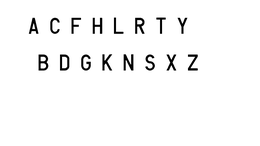
%> input picture Practicas/Trabajo_SegmentacionReconocimientoCaracteresMatriculas/Material_Imagenes_Plantillas/00_Plantillas/PlantillasLetras.bmp, 260 x 146 px, shrunk from 1152 x 648 before the run
$ octave --eval "Funcion_Reconoce_Matricula('Material_Imagenes_Plantillas/00_Plantillas/PlantillasLetras.bmp');"   (GNU Octave 9; MATLAB toolbox functions it lacks are replaced by stand-ins)
%> lines starting %> are read from the running program, lines starting %| are printed output that depends on the picture; in (x1, y1, x2, y2) boxes, pixels count from 0 and x2, y2 are one past the last pixel; in counts of white or black regions, pixels touching at a corner belong together; the program's own positions count from 1
### Practicas/Trabajo_SegmentacionReconocimientoCaracteresMatriculas/segmentacionDeCaracteres.m
function caracteres = segmentacionDeCaracteres(imagen)
    % Ya que existe ruido o suciedad presente cerca de los caracteres
    % se utiliza el filtro de la mediana para intentar reducirlo.
    %
    % Al manifestarse el ruido en pequeñas agrupaciones de pixeles, un buen
    % candidato indicado es el filtro de la mediana, ya que es efectivo al
    % eliminar el ruido de sal y pimienta, que aparece como pixeles blancos
    % o negros dispersos en la imagen.
    %
    % Se utiliza una mascara de 9x9 ya que al ser más grande elimina mejor
    % el ruido de sal y pimienta
    dimensionMascara = 9;
    imagenSuavizada = medfilt2(imagen, [dimensionMascara dimensionMascara]);

    % [10 lines of commented-out code are left out]
    imagenBinarizada = binarizarUmbralLocal(imagenSuavizada);

    % [10 lines of commented-out code are left out]
    etiquetas = bwlabel(imagenBinarizada);

    % Obtención de las bounding boxes de las regiones de interés
    % etiquetadas
    propiedades = regionprops(etiquetas, 'BoundingBox', 'Area');

    % Definir el rango de áreas deseadas. Las pruebas han demostrado que en
    % este rango se encuentran los caractéres de la matrícula.
    areaMinima = 4000;
    areaMaxima = 11500;

    % Filtrar las propiedades para obtener solo las regiones con un
    % área en el rango especificado
    propiedadesFiltradas = propiedades([propiedades.Area] > areaMinima ...
        & [propiedades.Area] < areaMaxima);

    % Inicializar caracteres
    caracteres = cell(length(propiedadesFiltradas));

    % Obtener las bounding boxes
    for i = 1:length(propiedadesFiltradas)

        boundingBox = propiedadesFiltradas(i).BoundingBox;

        % Recortar la región de interés de la imagen original
        regionInteres = imcrop(imagenBinarizada, boundingBox);

        % Añadimos la region de interes al vector de regiones de interes
        caracteres{i} = regionInteres;

    end

    % [13 lines of commented-out code are left out]
end

### Practicas/Trabajo_SegmentacionReconocimientoCaracteresMatriculas/binarizarUmbralLocal.m
function imagenBinarizadaUmbralLocal = binarizarUmbralLocal(imagen)

    % Tamaño de la ventana. Un tamaño de ventana más grande conlleva una
    % resolución espacial más alta, lo que significa que se pueden capturar
    % mejor las características locales de la imagen.
    %
    % Con un tamaño más grande se reduce la sensibilidad al ruido. A pesar
    % de estar la imagen de entrada previamente filtrada, es buena práctica
    % que el valor sea elevado, ya que al considerarse más pixeles, se
    % reduce el efecto del ruido en la umbralización.
    %
    % Por último una ventana de mayor dimensión captura mejor los detalles
    % y los bordes de los objetos en la imagen.
    dimensionesVentana = 80;

    % Inicializar la imagen binarizada
    [filas, columnas] = size(imagen);
    imagenBinarizadaUmbralLocal = zeros(filas, columnas);

    for i = 1:filas
        for j = 1:columnas
            % Definir límites de la ventana, para no salir de los límites
            % de la imagen se coge el maximo entre 1 y el valor en el caso
            % de las filas y el minimo entre el maximo de columnas y el
            % valor calculado, etc.
            filaInicio = max(1, i - floor(dimensionesVentana/2));
            filaFin = min(filas, i + floor(dimensionesVentana/2));
            columnaInicio = max(1, j - floor(dimensionesVentana/2));
            columnaFin = min(columnas, j + floor(dimensionesVentana/2));

            % Calcular umbral local
            ventana = double(imagen(filaInicio:filaFin, columnaInicio:columnaFin));
            umbralLocal = mean(ventana(:)); % Por ejemplo, el umbral se puede calcular como el promedio de los valores de la ventana

            % Binarizar la región utilizando el umbral local. Se resaltan
            % los objetos con color blanco, coloreando el fondo negro
            if imagen(i, j) >= umbralLocal
                imagenBinarizadaUmbralLocal(i, j) = 0;
            else
                imagenBinarizadaUmbralLocal(i, j) = 255;
            end
        end
    end
end

### Practicas/Trabajo_SegmentacionReconocimientoCaracteresMatriculas/reconocimientoDeCaracteres.m
function cadenaMatricula = reconocimientoDeCaracteres(caracteresImagen)

    % Definimos los caracteres a reconocer
    caracteres = "0123456789ABCDFGHKLNRSTXYZ";

    % Cargamos las plantillas
    load("Material_Imagenes_Plantillas\00_Plantillas\Plantillas.mat");

    % Inicializamos cadena de matricula
    cadenaMatricula = "";

    % Iterar sobre los caracteres de la imagen
    for indiceCaracterImagen = 1:length(caracteresImagen)
        %figure;
        %imshow(caracteresImagen{indiceCaracterImagen});

        caracterImagen = caracteresImagen{indiceCaracterImagen};

        % Se inicializa la matriz de correlaciones, 26 filas (1 por cada
        % caracter), 7 columnas (1 por angulo)
        correlacionesCaracter = zeros(26, 7);

        % Se itera sobre los caracteres para obtener las plantillas
        for i = 1:strlength(caracteres)
            for j = 1:7 % Ángulos de cada plantilla

                % Construimos nombre de la plantilla
                if i < 10
                    nombrePlantilla = "Objeto0" + i + "Angulo0" + j;
                else
                    nombrePlantilla = "Objeto" + i + "Angulo0" + j;
                end

                %disp("Nombre Plantilla: " + nombrePlantilla);

                % Obtenemos valor de la plantilla
                plantilla = eval(nombrePlantilla);

                % Redimensionamos el caracter en imagen al tamaño de la
                % plantilla
                caracterRedimensionado = imresize(caracterImagen, size(plantilla));

                %figure;
                %imshow(caracterRedimensionado);
                %imshow(plantilla);

                % Se calcula el valor de correlacion
                valorCorrelacion = Funcion_CorrelacionEntreMatrices(caracterRedimensionado, plantilla);

                % Se asigna el valor de correlacion en la posición
                % correspondiente
                correlacionesCaracter(i,j) = valorCorrelacion;
            end
        end

        [maximoValorCorrelacion, indice] = max(correlacionesCaracter, [], "all");

        [objeto angulo] = ind2sub(size(correlacionesCaracter), indice);

        caracterChar = caracteres.char();

        caracterReconocido = caracterChar(objeto);

        cadenaMatricula = cadenaMatricula + caracterReconocido;
    end
end

### Practicas/Trabajo_SegmentacionReconocimientoCaracteresMatriculas/Funcion_Reconoce_Matricula.m
function Funcion_Reconoce_Matricula(RutaImagen)

    % Leer la imagen
    imagen = imread(RutaImagen);
%> imagen is the input picture: size 146x260 uint8; min 0, max 255, mean 247.4

    % Nos quedamos con la componente azul de la imagen, ya que es en
    % la que mejor se diferencian los caracteres
    imagenR = imagen(:, :, 1);

    % Obtenemos los caracteres producto de la segmentación
    caracteres = segmentacionDeCaracteres(imagenR);
%> in segmentacionDeCaracteres, `imagenSuavizada = medfilt2(imagen, [dimensionMascara dimensionMascara]);`:
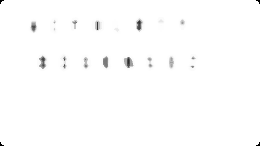
%> imagenSuavizada: size 146x260 uint8; min 0, max 255, mean 253.2
%> after the loop in binarizarUmbralLocal, `for i = 1:filas`:
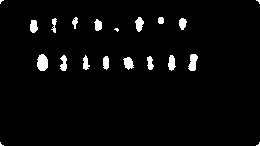
%> imagenBinarizadaUmbralLocal: size 146x260 double; 3.2% white; 20 white regions (5 under 20 px)
%> in segmentacionDeCaracteres, `etiquetas = bwlabel(imagenBinarizada);`:
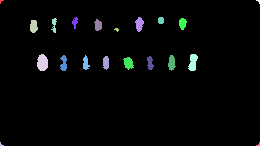
%> etiquetas: size 146x260 double; 21 distinct labels, from 0 to 20; one colour per label, 0 black
%> in segmentacionDeCaracteres, `propiedades = regionprops(etiquetas, 'BoundingBox', 'Area');`: propiedades = 20 regions; largest, box (x1, y1, x2, y2) and Area: (37, 54, 48, 71) 151, (188, 54, 198, 71) 116, (123, 57, 134, 70) 94, (135, 17, 144, 32) 88, (168, 55, 176, 71) 88
%> in segmentacionDeCaracteres, `propiedadesFiltradas = propiedades([propiedades.Area] > areaMinima & [..`: propiedadesFiltradas = 0 regions
%> in segmentacionDeCaracteres, `caracteres = cell(length(propiedadesFiltradas));`: caracteres = {}
%> caracteres = {}
%> the run ends on the next line

    % Se reconocen los caracteres que forman parte de la matricula
    cadenaMatricula = reconocimientoDeCaracteres(caracteres);

    %disp("Cadena Matricula: " + cadenaMatricula);

    figure;
    imshow(imagen);
    title(cadenaMatricula);
end

$ run again, on Practicas/Trabajo_SegmentacionReconocimientoCaracteresMatriculas/Material_Imagenes_Plantillas/00_Plantillas/PlantillasNumeros.bmp
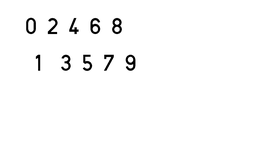
%> input picture Practicas/Trabajo_SegmentacionReconocimientoCaracteresMatriculas/Material_Imagenes_Plantillas/00_Plantillas/PlantillasNumeros.bmp, 260 x 146 px, shrunk from 1152 x 648 before the run
%> in Funcion_Reconoce_Matricula, imagen is the input picture: size 146x260 uint8; min 0, max 255, mean 250.4
%> after the loop in binarizarUmbralLocal, `for i = 1:filas`:
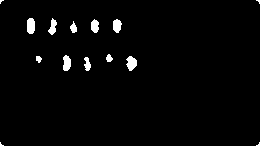
%> imagenBinarizadaUmbralLocal: size 146x260 double; 2.2% white; 14 white regions (4 under 20 px)
%> in segmentacionDeCaracteres, `etiquetas = bwlabel(imagenBinarizada);`:
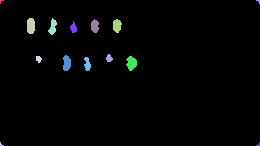
%> etiquetas: size 146x260 double; 15 distinct labels, from 0 to 14; one colour per label, 0 black
%> propiedades = 14 regions; largest, box (x1, y1, x2, y2) and Area: (27, 18, 35, 34) 114, (126, 56, 137, 71) 114, (63, 55, 71, 71) 103, (113, 19, 122, 33) 95, (91, 19, 99, 33) 87
%> propiedadesFiltradas = 0 regions
%> in segmentacionDeCaracteres, `caracteres = cell(length(propiedadesFiltradas));`: caracteres = {}
